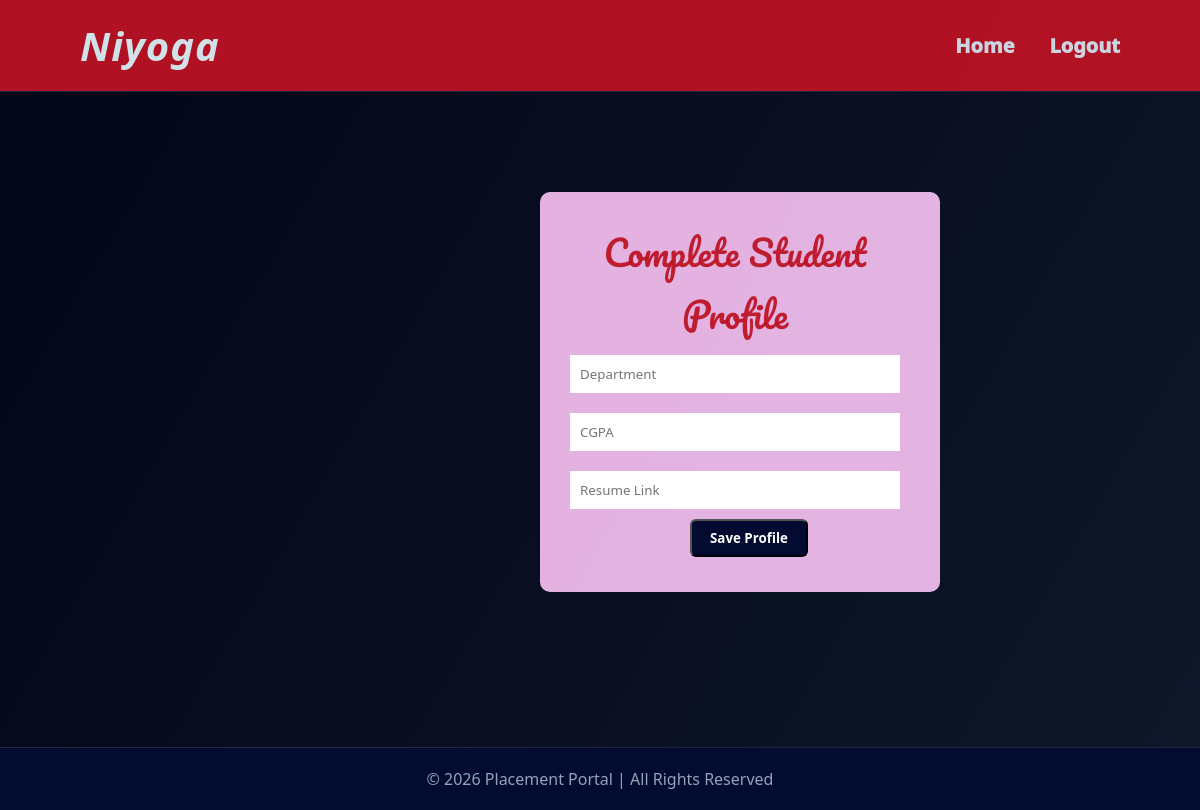
The page /complete-student-profile (signed in) on the database as committed earlier.
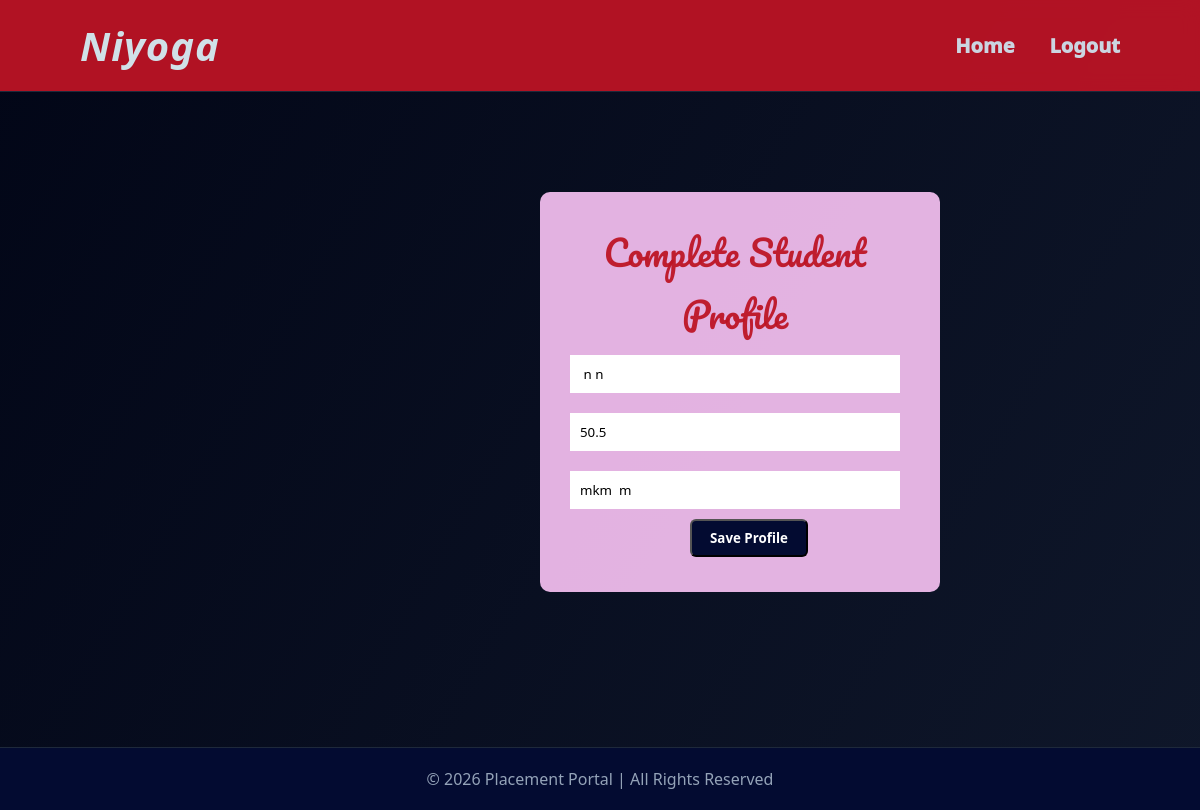
The same page on the database as committed later.
### app.py (models this page shows)
class StudentProfile(db.Model):
    __tablename__ = "student_profiles"
    id = db.Column(db.Integer, primary_key=True)
    user_id = db.Column(
        db.Integer,
        db.ForeignKey("users.id"),
        nullable=False,
        unique= True
    )
    cgpa = db.Column(db.Float)
    department = db.Column(db.String(100))
    current_year = db.Column(db.Integer)
    skills = db.Column(db.String(200))
    resume = db.Column(db.String(200))
    placement_status = db.Column(db.String(50), default="Not Placed")
    user = db.relationship("Users", back_populates="student_profile")
    applications = db.relationship(
        "Application",
        back_populates="student"
    )

### app.py (the view, shortened to what this page needs)
@app.route("/complete-student-profile", methods=["GET", "POST"])
def complete_student_profile():
    if "user_id" not in session:
        return redirect("/login")
    user_id = session["user_id"]
    student = StudentProfile.query.filter_by(user_id=user_id).first()
    return render_template("complete-student-profile.html", student=student)

### templates/complete-student-profile.html (shortened to what this page needs)
{% extends 'base.html' %}
{% block content %}
<body>
    <div class="box">
        <h2>Complete Student Profile</h2>
        <form method="POST">
            <input type="text" name="department" value="{{ student.department if student else '' }}"
                placeholder="Department" required>
            <input type="number" step="0.1" name="cgpa" value="{{ student.cgpa if student else '' }}"
                placeholder="CGPA" required>
            <input type="text" name="resume" value="{{ student.resume if student else '' }}" placeholder="Resume Link">
            <button type="submit" class="btn">Save Profile</button>
        </form>
    </div>
</body>
{% endblock %}

Rows that differ between the two databases and show on the page:
added StudentProfile: department "n n", cgpa "50.5", resume "mkm m"
